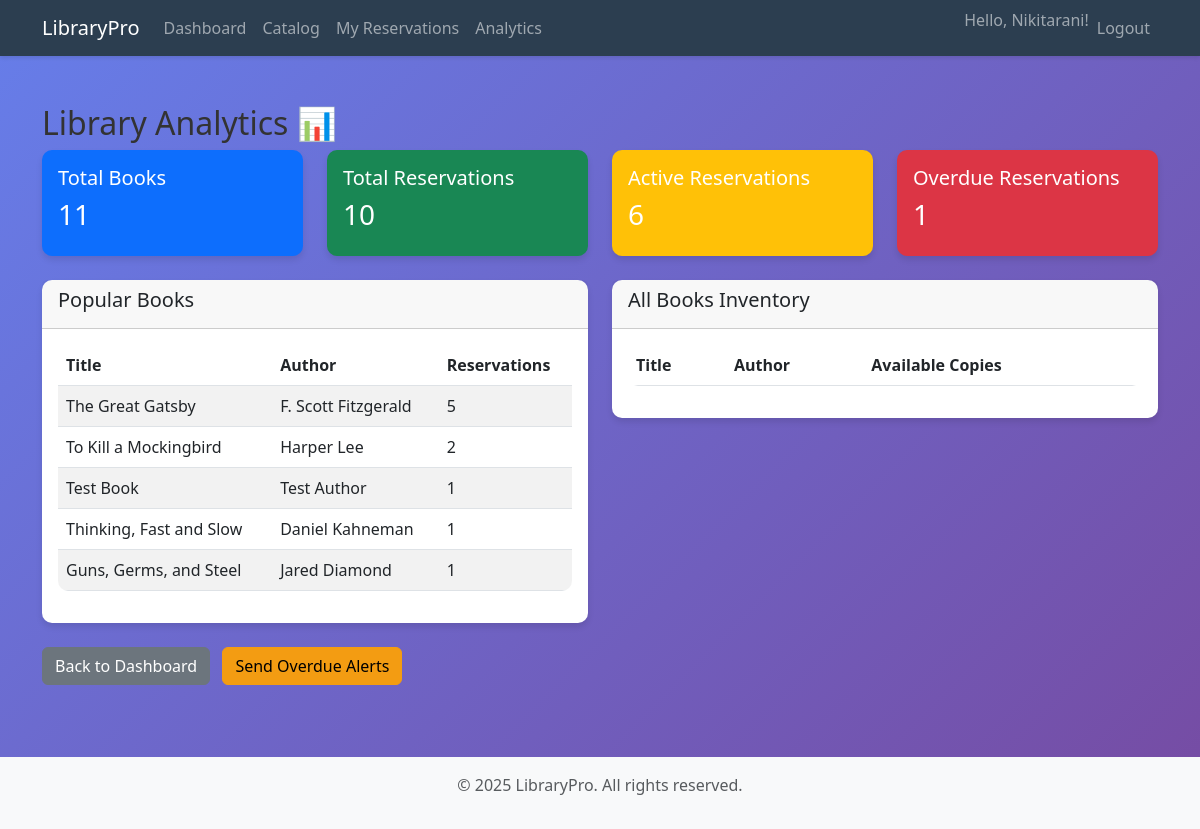
Page /books/analytics/ (signed in) on the committed database.
### books/models.py (models this page shows, shortened)
class Book(models.Model):
    title = models.CharField(max_length=200)
    author = models.CharField(max_length=100)
    category = models.ForeignKey(Category, on_delete=models.SET_NULL, null=True, blank=True)
    isbn = models.CharField(max_length=13, unique=True, blank=True)
    description = models.TextField(blank=True, null=True, default='')
    total_copies = models.PositiveIntegerField(default=1)
    available_copies = models.PositiveIntegerField(default=1)

### books/views.py (the view)
# urls.py: path('analytics/', views.analytics, name='analytics'),
@login_required
def analytics(request):
    total_books = Book.objects.count()
    total_reservations = Reservation.objects.count()
    active_reservations = Reservation.objects.filter(returned=False).count()
    overdue_reservations = Reservation.objects.filter(due_date__lt=timezone.now().date(), returned=False).count()
    popular_books = Book.objects.annotate(reservation_count=Count('reservation')).order_by('-reservation_count')[:5]
    return render(request, 'books/analytical.html', {
        'total_books': total_books,
        'total_reservations': total_reservations,
        'active_reservations': active_reservations,
        'overdue_reservations': overdue_reservations,
        'popular_books': popular_books,
    })

### books/templates/books/analytical.html (shortened to what this page needs)
{% extends 'books/base.html' %}
{% block content %}
<div class="py-4">
    <h2>Library Analytics 📊</h2>
    <div class="row mb-4">
        <div class="col-md-3">
            <div class="card text-white bg-primary">
                <div class="card-body">
                    <h5 class="card-title">Total Books</h5>
                    <h3>{{ total_books }}</h3>
                </div>
            </div>
        </div>
        <div class="col-md-3">
            <div class="card text-white bg-success">
                <div class="card-body">
                    <h5 class="card-title">Total Reservations</h5>
                    <h3>{{ total_reservations }}</h3>
                </div>
            </div>
        </div>
        <div class="col-md-3">
            <div class="card text-white bg-warning">
                <div class="card-body">
                    <h5 class="card-title">Active Reservations</h5>
                    <h3>{{ active_reservations }}</h3>
                </div>
            </div>
        </div>
        <div class="col-md-3">
            <div class="card text-white bg-danger">
                <div class="card-body">
                    <h5 class="card-title">Overdue Reservations</h5>
                    <h3>{{ overdue_reservations }}</h3>
                </div>
            </div>
        </div>
    </div>
    <div class="row">
        <div class="col-md-6">
            <div class="card">
                <div class="card-header">
                    <h5>Popular Books</h5>
                </div>
                <div class="card-body">
                    <table class="table table-striped">
                        <thead>
                            <tr>
                                <th>Title</th>
                                <th>Author</th>
                                <th>Reservations</th>
                            </tr>
                        </thead>
                        <tbody>
                            {% for book in popular_books %}
                                <tr>
                                    <td>{{ book.title }}</td>
                                    <td>{{ book.author }}</td>
                                    <td>{{ book.reservation_count }}</td>
                                </tr>
                            {% empty %}
                                <tr>
                                    <td colspan="3">No reservations yet.</td>
                                </tr>
                            {% endfor %}
                        </tbody>
                    </table>
                </div>
            </div>
        </div>
        <div class="col-md-6">
            <div class="card">
                <div class="card-header">
                    <h5>All Books Inventory</h5>
                </div>
                <div class="card-body">
                    <table class="table table-striped">
                        <thead>
                            <tr>
                                <th>Title</th>
                                <th>Author</th>
                                <th>Available Copies</th>
                            </tr>
                        </thead>
                    </table>
                </div>
            </div>
        </div>
    </div>
    <div class="mt-4">
        <a href="{% url 'dashboard' %}" class="btn btn-secondary">Back to Dashboard</a>
        <a href="{% url 'overdue_alerts' %}" class="btn btn-warning ms-2">Send Overdue Alerts</a>
    </div>
</div>
{% endblock %}

### books/templates/books/base.html (shortened to what this page needs)
{% load static %}
<!DOCTYPE html>
<html lang="en">
<head>
    <link href="https://cdn.jsdelivr.net/npm/bootstrap@5.3.0/dist/css/bootstrap.min.css" rel="stylesheet">
    <link rel="stylesheet" href="{% static 'css/style.css' %}">
</head>
<body>
    <nav class="navbar navbar-expand-lg navbar-dark bg-primary">
        <div class="container">
            <a class="navbar-brand" href="{% url 'home' %}">LibraryPro</a>
            <div class="collapse navbar-collapse" id="navbarNav">
                <ul class="navbar-nav me-auto">
                    {% if user.is_authenticated %}
                        <li class="nav-item"><a class="nav-link" href="{% url 'dashboard' %}">Dashboard</a></li>
                        <li class="nav-item"><a class="nav-link" href="{% url 'catalog' %}">Catalog</a></li>
                        <li class="nav-item"><a class="nav-link" href="{% url 'my_reservations' %}">My Reservations</a></li>
                        <li class="nav-item"><a class="nav-link" href="{% url 'analytics' %}">Analytics</a></li>
                    {% endif %}
                </ul>
                <ul class="navbar-nav">
                    {% if user.is_authenticated %}
                        <li class="nav-item"><span class="navbar-text">Hello, {{ user.username }}!</span></li>
                        <li class="nav-item"><a class="nav-link" href="{% url 'logout' %}">Logout</a></li>
                    {% else %}
                        <li class="nav-item"><a class="nav-link" href="{% url 'login' %}">Login</a></li>
                        <li class="nav-item"><a class="nav-link" href="{% url 'signup' %}">Signup</a></li>
                    {% endif %}
                </ul>
            </div>
        </div>
    </nav>
    <div class="container mt-4">
        {% block content %}{% endblock %}
    </div>
    <footer class="bg-light text-center text-muted mt-5 py-3">
        <p>&copy; 2025 LibraryPro. All rights reserved.</p>
    </footer>
</body>
</html>

### static/css/style.css (style rules this page uses)
body { font-family: 'Segoe UI', Tahoma, Geneva, Verdana, sans-serif; background: linear-gradient(135deg, #667eea 0%, #764ba2 100%); min-height: 100vh; margin: 0; padding: 0; color: #333; }
.navbar { background-color: #2c3e50 !important; box-shadow: 0 2px 4px rgba(0,0,0,0.1); }
.card { border: none; border-radius: 10px; box-shadow: 0 4px 6px rgba(0,0,0,0.1); transition: transform 0.2s; }
.btn-warning { background-color: #f39c12; border-color: #f39c12; }
.table { background-color: white; border-radius: 10px; overflow: hidden; }
footer { background-color: #34495e; color: white; padding: 20px 0; margin-top: 50px; }

### rows in the picture
Book: title "The Great Gatsby", author "F. Scott Fitzgerald", reservation_count "5"
Book: title "To Kill a Mockingbird", author "Harper Lee", reservation_count "2"
Book: title "Test Book", author "Test Author", reservation_count "1"
Book: title "Thinking, Fast and Slow", author "Daniel Kahneman", reservation_count "1"
Book: title "Guns, Germs, and Steel", author "Jared Diamond", reservation_count "1"

### other values in the picture
{{ user.username }} "Nikitarani"
{{ total_books }} "11"
{{ total_reservations }} "10"
{{ active_reservations }} "6"
{{ overdue_reservations }} "1"
